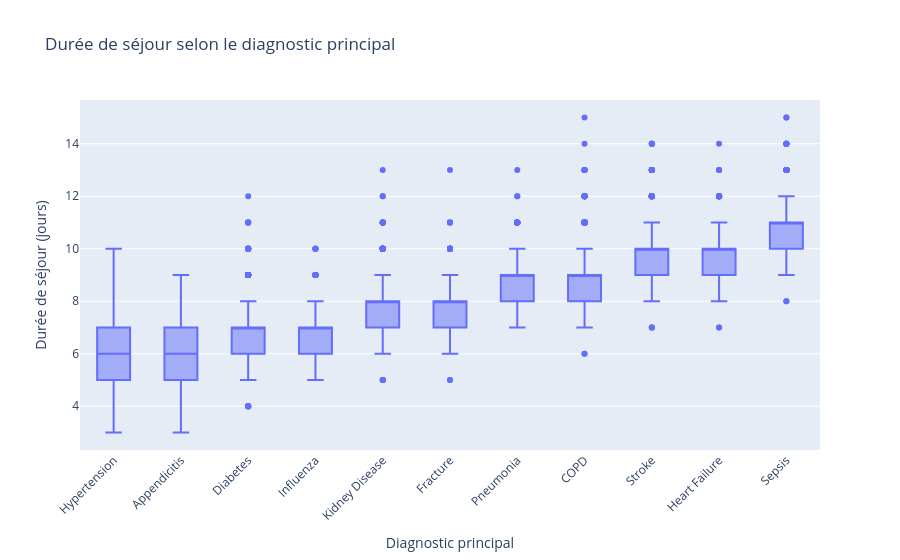

The cell this chart's notebook holds for it:
### Markdown cell above
Les différences entre diagnostics sont très nettes. 
On passe d'environ 5,8 jours à 10,76 jours selon le diagnostic.  

Le diagnostic constitue ainsi le principal déterminant disponible dans les données pour expliquer la durée d'hospitalisation.

### Code cell
fig = px.box(
    df_ml,
    x="primary_diagnosis",
    y=TARGET,
    category_orders={
        "primary_diagnosis": diagnosis_analysis.index.tolist()
    },
    title="Durée de séjour selon le diagnostic principal",
    labels={
        "primary_diagnosis": "Diagnostic principal",
        TARGET: "Durée de séjour (jours)",
    },
)
fig.update_layout(xaxis_tickangle=-45)
fig.show()

### Figure 1 — Plotly figure (JSON) as saved in the notebook; plotly's stock layout.template omitted (floating-point values rounded to 4 significant figures; data arrays with more than 128 entries replaced by an {"elided": "..."} marker saying what was removed)
{"data": [{"alignmentgroup": "True", "hovertemplate": "Diagnostic principal=%{x}<br>Durée de séjour (jours)=%{y}<extra></extra>", "legendgroup": "", "marker": {"color": "#636efa"}, "name": "", "notched": false, "offsetgroup": "", "orientation": "v", "showlegend": false, "type": "box", "x": {"elided": "8000 str values"}, "x0": " ", "xaxis": "x", "y": {"elided": "8000 int values"}, "y0": " ", "yaxis": "y"}], "layout": {"boxmode": "group", "legend": {"tracegroupgap": 0}, "title": {"text": "Durée de séjour selon le diagnostic principal"}, "xaxis": {"anchor": "y", "categoryarray": ["Hypertension", "Appendicitis", "Diabetes", "Influenza", "Kidney Disease", "Fracture", "Pneumonia", "COPD", "Stroke", "Heart Failure", "Sepsis"], "categoryorder": "array", "domain": [0, 1], "tickangle": -45, "title": {"text": "Diagnostic principal"}}, "yaxis": {"anchor": "x", "domain": [0, 1], "title": {"text": "Durée de séjour (jours)"}}}}
